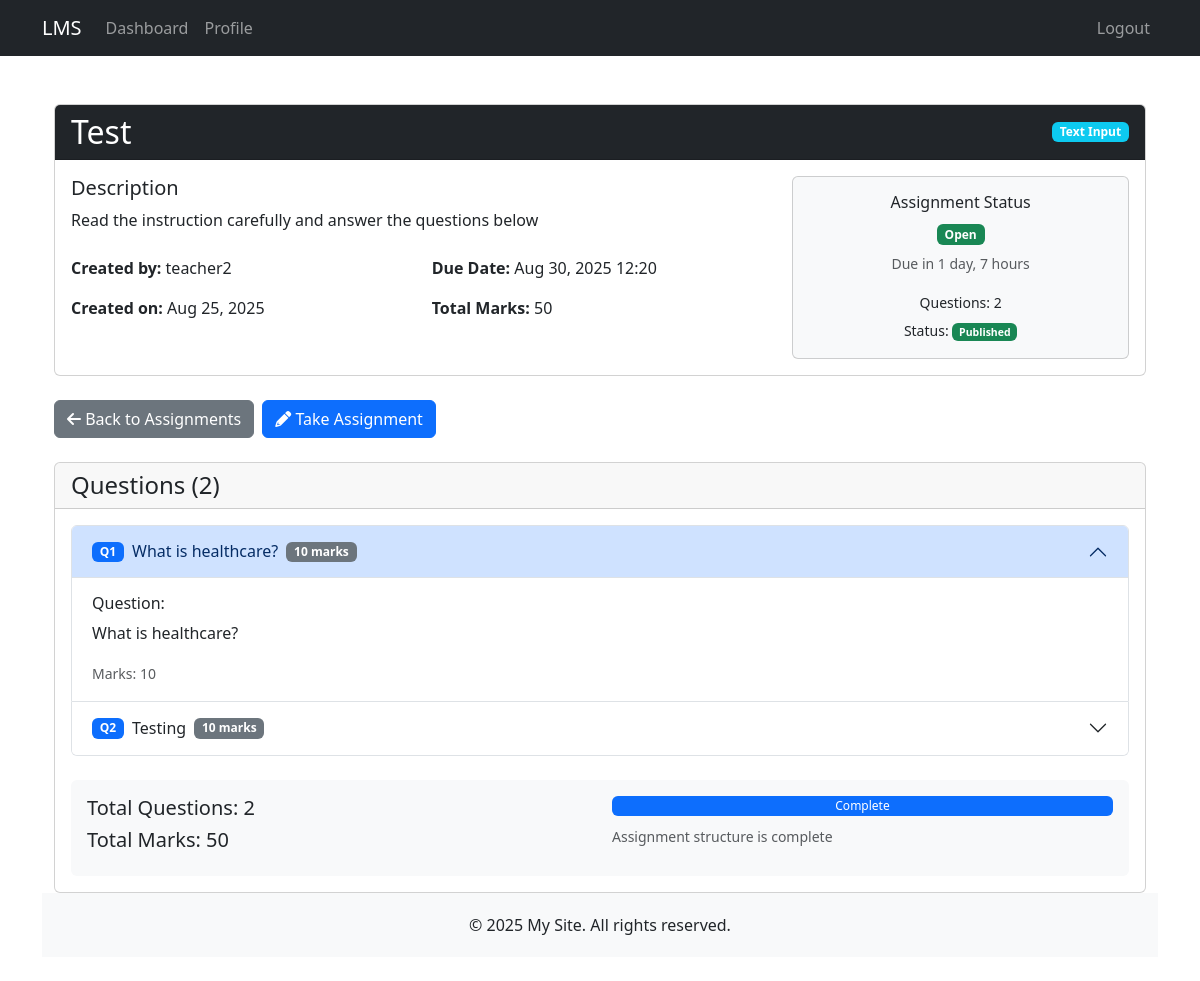
The app's page /assignments/2/ (signed in), older data.
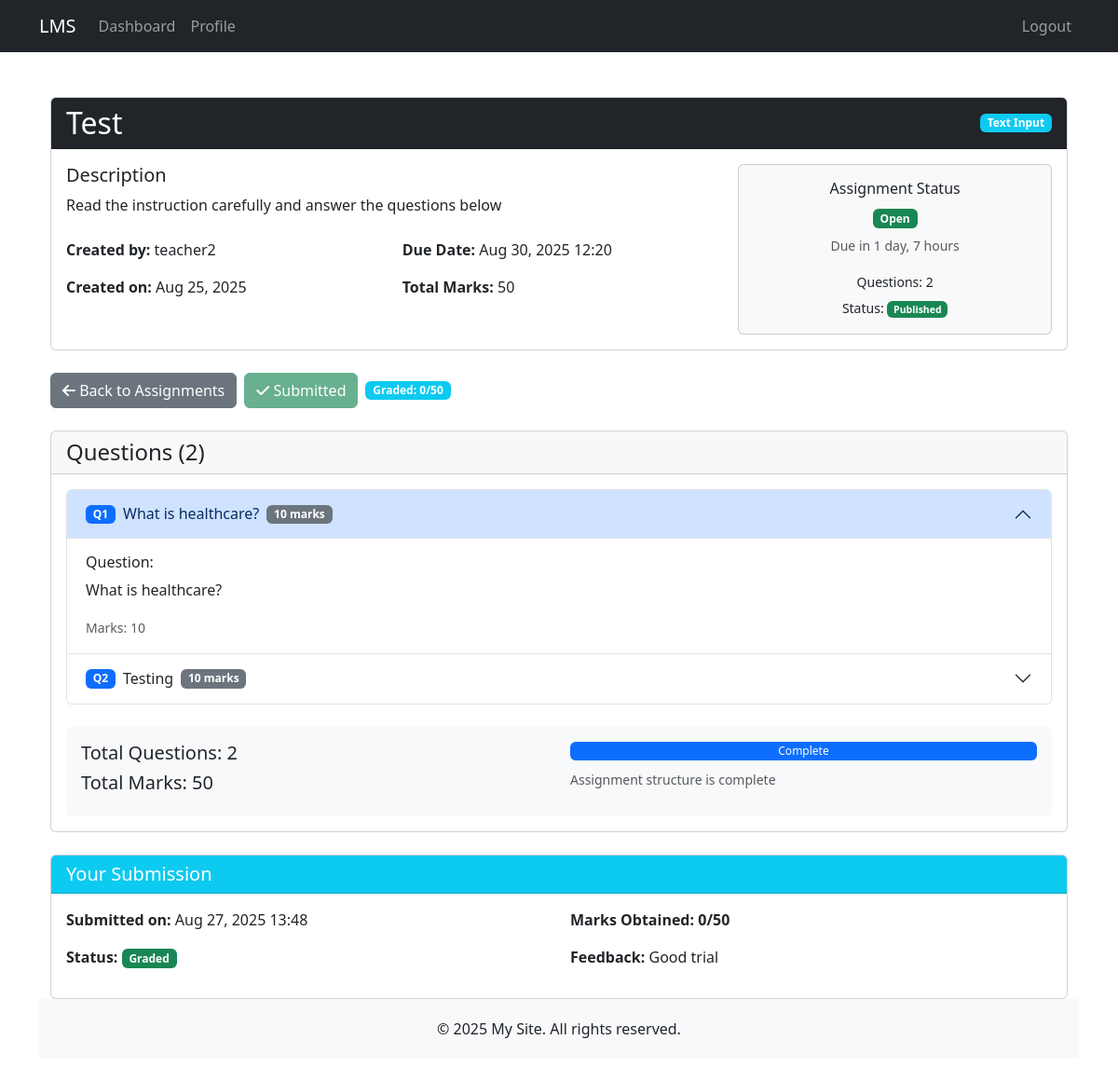
The same page, newer data.
### assignments/models.py (models this page shows, shortened)
class Assignment(models.Model):
    ASSIGNMENT_TYPES = (
        ('multiple_choice', 'Multiple Choice'),
        ('text_input', 'Text Input'),
        ('file_upload', 'File Upload'),
    )
    title = models.CharField(max_length=200)
    description = models.TextField()
    assignment_type = models.CharField(max_length=20, choices=ASSIGNMENT_TYPES)
    created_by = models.ForeignKey(User, on_delete=models.CASCADE, related_name='created_assignments')
    created_at = models.DateTimeField(auto_now_add=True)
    due_date = models.DateTimeField()
    total_marks = models.PositiveIntegerField(default=100)
    is_published = models.BooleanField(default=False)
    class Meta:
        ordering = ['-created_at']

class StudentAssignment(models.Model):
    student = models.ForeignKey(User, on_delete=models.CASCADE, related_name='submitted_assignments')
    assignment = models.ForeignKey(Assignment, on_delete=models.CASCADE, related_name='submissions')
    submitted_at = models.DateTimeField(auto_now_add=True)
    total_marks_obtained = models.PositiveIntegerField(default=0)
    is_graded = models.BooleanField(default=False)
    feedback = models.TextField(blank=True)
    class Meta:
        unique_together = ['student', 'assignment']

### assignments/views.py (the view)
# urls.py: path('<int:pk>/', views.assignment_detail, name='assignment_detail'),
@login_required
def assignment_detail(request, pk):
    assignment = get_object_or_404(Assignment, pk=pk)
    if not assignment.is_published and not is_trainer(request.user):
        messages.error(request, "This assignment is not available.")
        return redirect('assignments')
    student_submission = None
    if not is_trainer(request.user):
        student_submission = StudentAssignment.objects.filter(
            student=request.user, assignment=assignment
        ).first()
    context = {
        'assignment': assignment,
        'is_trainer': is_trainer(request.user),
        'student_submission': student_submission,
        'now': timezone.now()
    }
    return render(request, 'assignments/assignment_detail.html', context)

### assignments/views.py (called while the page is built)
def is_trainer(user):
    return hasattr(user, 'userprofile') and user.userprofile.user_type == 'trainer'

### templates/assignments/assignment_detail.html (shortened to what the changed rows need)
{% extends 'base.html' %}
{% load static %}
{% block content %}
<div class="container mt-4">
    <div class="card mb-4">
        <div class="card-header bg-dark text-white">
            <div class="d-flex justify-content-between align-items-center">
                <h2 class="mb-0">{{ assignment.title }}</h2>
                <span class="badge bg-{% if assignment.assignment_type == 'multiple_choice' %}primary{% else %}info{% endif %}">
                    {{ assignment.get_assignment_type_display }}
                </span>
            </div>
        </div>
        <div class="card-body">
            <div class="row">
                <div class="col-md-8">
                    <h5>Description</h5>
                    <p class="card-text">{{ assignment.description }}</p>
                    <div class="row mt-4">
                        <div class="col-md-6">
                            <p><strong>Created by:</strong> {{ assignment.created_by.get_full_name|default:assignment.created_by.username }}</p>
                            <p><strong>Created on:</strong> {{ assignment.created_at|date:"M d, Y" }}</p>
                        </div>
                        <div class="col-md-6">
                            <p><strong>Due Date:</strong> {{ assignment.due_date|date:"M d, Y H:i" }}</p>
                            <p><strong>Total Marks:</strong> {{ assignment.total_marks }}</p>
                        </div>
                    </div>
                </div>
                <div class="col-md-4">
                    <div class="card bg-light">
                        <div class="card-body text-center">
                            <h6>Assignment Status</h6>
                            {% if now > assignment.due_date %}
                            <span class="badge bg-danger mb-2">Closed</span>
                            <p class="small text-muted">The due date has passed</p>
                            {% else %}
                            <span class="badge bg-success mb-2">Open</span>
                            <p class="small text-muted">Due in {{ assignment.due_date|timeuntil:now }}</p>
                            {% endif %}
                            <p class="mb-1"><small>Questions: {{ assignment.questions.count }}</small></p>
                            <p class="mb-0"><small>Status:
                            </small></p>
                        </div>
                    </div>
                </div>
            </div>
        </div>
    </div>
    <div class="row mb-4">
        <div class="col-12">
            <div class="d-flex gap-2">
                <a href="{% url 'assignments' %}" class="btn btn-secondary">
                    <i class="fas fa-arrow-left"></i> Back to Assignments
                </a>
                {% if is_trainer %}
                <a href="{% url 'add_questions' assignment.pk %}" class="btn btn-outline-primary">
                    <i class="fas fa-plus"></i> Add Questions
                </a>
                <a href="{% url 'view_submissions' assignment.pk %}" class="btn btn-outline-info">
                    <i class="fas fa-users"></i> View Submissions ({{ assignment.submissions.count }})
                </a>
               {% if is_trainer %}
                <div class="form-check form-switch d-inline-block ms-2">
                    <input class="form-check-input" type="checkbox" id="publishToggle"
                        {% if assignment.is_published %}checked{% endif %}
                        onchange="this.form.submit()">
                    <label class="form-check-label" for="publishToggle">
                        {% if assignment.is_published %}Published{% else %}Draft{% endif %}
                    </label>
                </div>
                {% endif %}
                {% else %}
                {% if student_submission %}
                <button class="btn btn-success" disabled>
                    <i class="fas fa-check"></i> Submitted
                </button>
                <span class="badge bg-{% if student_submission.is_graded %}info{% else %}warning{% endif %} align-self-center">
                    {% if student_submission.is_graded %}
                    Graded: {{ student_submission.total_marks_obtained }}/{{ assignment.total_marks }}
                    {% else %}
                    Awaiting Grading
                    {% endif %}
                </span>
                {% elif now <= assignment.due_date %}
                <a href="{% url 'take_assignment' assignment.pk %}" class="btn btn-primary">
                    <i class="fas fa-pencil-alt"></i> Take Assignment
                </a>
                {% else %}
                <button class="btn btn-secondary" disabled>
                    <i class="fas fa-clock"></i> Assignment Closed
                </button>
                {% endif %}
                {% endif %}
            </div>
        </div>
    </div>
    <div class="card">
        <div class="card-header">
            <h4 class="mb-0">Questions ({{ assignment.questions.count }})</h4>
        </div>
        <div class="card-body">
            {% if assignment.questions.all %}
            <div class="accordion" id="questionsAccordion">
                {% for question in assignment.questions.all %}
                <div class="accordion-item">
                    <h2 class="accordion-header" id="heading{{ forloop.counter }}">
                        <button class="accordion-button {% if not forloop.first %}collapsed{% endif %}"
                                type="button" data-bs-toggle="collapse"
                                data-bs-target="#collapse{{ forloop.counter }}"
                                aria-expanded="{% if forloop.first %}true{% else %}false{% endif %}"
                                aria-controls="collapse{{ forloop.counter }}">
                            <span class="badge bg-primary me-2">Q{{ forloop.counter }}</span>
                            {{ question.question_text|truncatewords:10 }}
                            <span class="badge bg-secondary ms-2">{{ question.marks }} marks</span>
                        </button>
                    </h2>
                    <div id="collapse{{ forloop.counter }}"
                         class="accordion-collapse collapse {% if forloop.first %}show{% endif %}"
                         aria-labelledby="heading{{ forloop.counter }}"
                         data-bs-parent="#questionsAccordion">
                        <div class="accordion-body">
                            <h6>Question:</h6>
                            <p>{{ question.question_text }}</p>
                            <div class="mt-3">
                                <small class="text-muted">Marks: {{ question.marks }}</small>
                            </div>
                        </div>
                    </div>
                </div>
                {% endfor %}
            </div>
            <div class="mt-4 p-3 bg-light rounded">
                <div class="row">
                    <div class="col-md-6">
                        <h5>Total Questions: {{ assignment.questions.count }}</h5>
                        <h5>Total Marks: {{ assignment.total_marks }}</h5>
                    </div>
                    <div class="col-md-6">
                        <div class="progress mb-2" style="height: 20px;">
                            <div class="progress-bar" role="progressbar"
                                 style="width: 100%" aria-valuenow="100"
                                 aria-valuemin="0" aria-valuemax="100">
                                Complete
                            </div>
                        </div>
                        <small class="text-muted">Assignment structure is complete</small>
                    </div>
                </div>
            </div>
            {% endif %}
        </div>
    </div>
    {% if not is_trainer and student_submission %}
    <div class="card mt-4">
        <div class="card-header bg-info text-white">
            <h5 class="mb-0">Your Submission</h5>
        </div>
        <div class="card-body">
            <div class="row">
                <div class="col-md-6">
                    <p><strong>Submitted on:</strong> {{ student_submission.submitted_at|date:"M d, Y H:i" }}</p>
                    <p><strong>Status:</strong>
                        <span class="badge bg-{% if student_submission.is_graded %}success{% else %}warning{% endif %}">
                            {% if student_submission.is_graded %}Graded{% else %}Pending Review{% endif %}
                        </span>
                    </p>
                </div>
                <div class="col-md-6">
                    {% if student_submission.is_graded %}
                    <p><strong>Marks Obtained:</strong>
                        <span class="fw-bold">{{ student_submission.total_marks_obtained }}/{{ assignment.total_marks }}</span>
                    </p>
                    <p><strong>Feedback:</strong>
                        {{ student_submission.feedback|default:"No feedback provided" }}
                    </p>
                    {% else %}
                    <p class="text-muted">Your submission is being reviewed by the instructor.</p>
                    {% endif %}
                </div>
            </div>
        </div>
    </div>
    {% endif %}
    {% endblock %}

Row changes from the older to the newer data that the page shows:
shown differently, row unchanged: Assignment "Test": total_marks (not shown) → "50"
added StudentAssignment: total_marks_obtained "0", submitted_at "Aug 27, 2025 13:48", feedback "Good trial"
Text that changed along with them:
text no longer shown: "Take Assignment"
text now shown: "Submitted Graded: / Your Submission Submitted on: Status: Graded Marks Obtained: / Feedback:"
